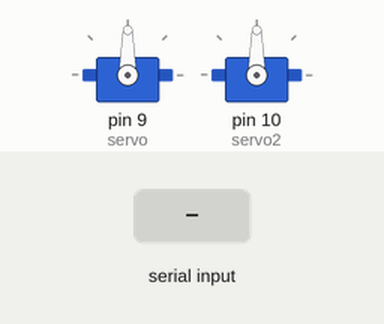
Recording of a sketch running on a simulated Arduino Uno, built with avr-gcc and run on an emulated ATmega328P. Parts: 2 × servo. The inputs (shaded band) are chosen by the test bench.

Above: at 1.2 s.
1.3 s: "a" received over Serial
At 2.4 s:
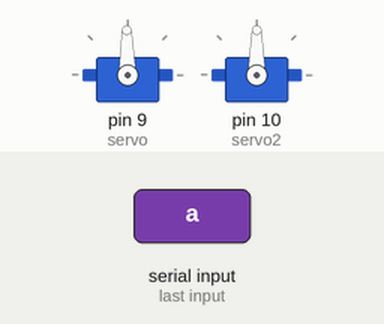
2.8 s: "d" received over Serial
At 3.5 s:
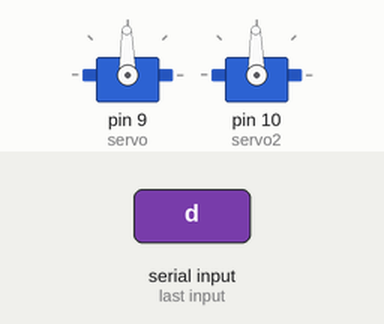
Timing chart, 0 to 5.8 s (numbered marks = the images above; inputs shaded):
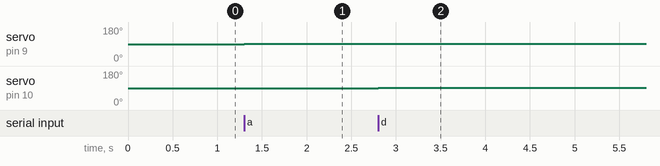

Measured:
- after the input at 1.3 s, servo on pin 9 (servo): 90° → 91° at once
- after the input at 2.8 s, servo on pin 10 (servo2): 90° → 91° at once

The sketch:

Serial-cam.ino
```cpp
#include <Servo.h>
String palavra;
Servo servo;
Servo servo2;
byte var = 90;
byte var2 = 90;
byte v1,v2,v3,v4;
void setup() {
  Serial.begin(9600);
  servo.attach(9);
  servo2.attach(10);

}

void loop()
{


}

void serialEvent() {
char letra = Serial.read();
  switch(letra)
  {
    case 'a': if(var <180) var++; break;
    case 'c': if(var > 0) var--; break;
    case 'd': if(var2 <180) var2++; break;
    case 'e': if(var2 > 0) var2--; break;
  }
  servo.write(var);
  servo2.write(var2);
 //  delay(5);
//  Serial.println("ok");

}


/* void serialEvent() {
char letra = Serial.read();
  switch(letra)
  {
    case 'a': v1++; break;
    case 'c': v2++; break;
    case 'd': v3++; break;
    case 'e': v4++; break;
  }
  if (v1 == 2)  {if(var <180) var++; v1 = 0;}
  if (v2 == 2)  {if(var > 0) var--; v2 = 0;}
  if (v3 == 2)  {if(var2 <180) var2++; v3 = 0;}
  if (v4 == 2)  {if(var2 > 0) var2--; v4 = 0;}
  servo.write(var);
  servo2.write(var2);
  Serial.println("ok");

}*/
```
